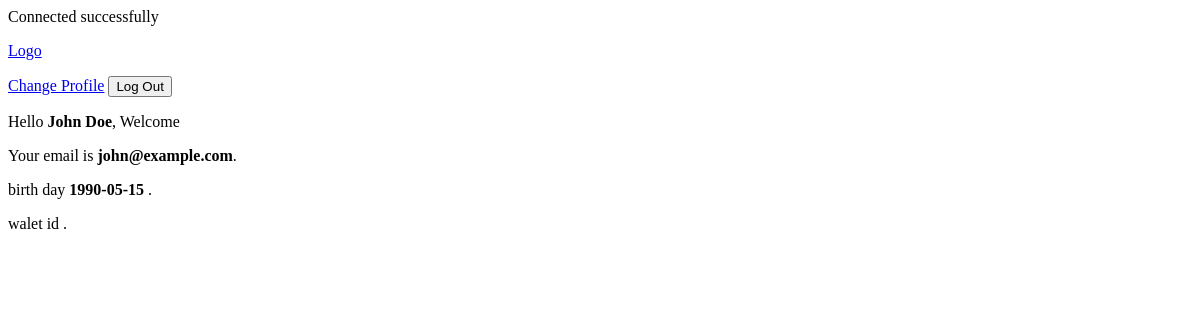
The page /home/home.php (signed in) on the database its author committed.
### tables this page shows
CREATE TABLE `user` (
  `id` int(11) NOT NULL,
  `name` varchar(100) NOT NULL,
  `email` varchar(100) NOT NULL,
  `password` varchar(100) NOT NULL,
  `birth_day` date NOT NULL,
  `image` longblob NOT NULL,
  `money` float NOT NULL,
  `point` int(11) NOT NULL DEFAULT 0,
  `type_user` varchar(45) DEFAULT 'user'
);

### home/home.php (the view, shortened to what this page needs)
<?php
include_once "config.php";
?>
<!DOCTYPE html>
<html lang="en">
<head>
    <link rel="stylesheet" href="style/style.css">
</head>
<body>
    <div class="nav">
        <div class="logo">
            <p><a href="home.php">Logo</a> </p>
        </div>
        <div class="right-links">
            <?php
            $id = $_SESSION['valid'];
            $query = mysqli_query($con,"SELECT*FROM user WHERE id=$id");
            while($result = mysqli_fetch_assoc($query)){
                $res_Uname = $result['name'];
                $res_Email = $result['email'];
                $res_Age = $result['birth_day'];
                $res_id = $result['id'];
                $res_walet_id = $result['walet_id'];
            }
            echo "<a href='edit.php?Id=$res_id'>Change Profile</a>";
            ?>
            <a href="logout.php"> <button class="btn">Log Out</button> </a>
        </div>
    </div>
    <main>
       <div class="main-box top">
          <div class="top">
            <div class="box">
                <p>Hello <b><?php echo $res_Uname ?></b>, Welcome</p>
            </div>
            <div class="box">
                <p>Your email is <b><?php echo $res_Email ?></b>.</p>
            </div>
          </div>
          <div class="bottom">
            <div class="box">
                <p>birth day <b><?php echo $res_Age ?> </b>.</p>
            </div>
            <div class="box">
                <p>walet id <b><?php echo $res_walet_id ?> </b>.</p>
            </div>
          </div>
       </div>
    </main>
</body>
</html>

### rows shown on the page
user: name "John Doe", email "john@example.com", birth_day "1990-05-15"
